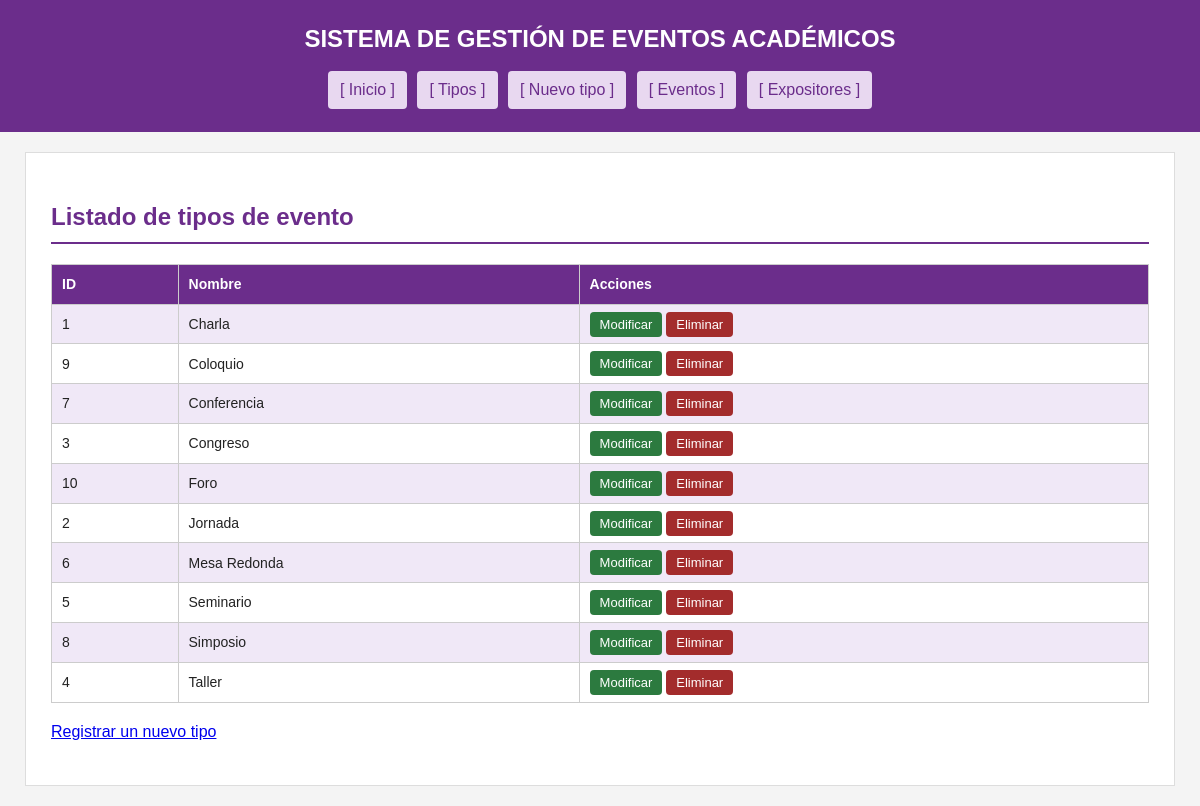
Screenshot of /aplicacion/tipo_evento/listar.php with the database file from the repository.
### tables this page shows
CREATE TABLE `tipo_evento` (
  `id_tipo` int(11) NOT NULL AUTO_INCREMENT,
  `nombre` varchar(80) NOT NULL,
  PRIMARY KEY (`id_tipo`)
);

### aplicacion/tipo_evento/listar.php (the view, shortened to what this page needs)
<?php
require_once "../conexion.php";
$sql = "SELECT id_tipo, nombre FROM tipo_evento ORDER BY nombre";
$stmt = $pdo->query($sql);
$tipos = $stmt->fetchAll();
?>
<!DOCTYPE html>
<html lang="es">
<head>
    <link rel="stylesheet" href="../css/estilos.css">
</head>
<body>
<header>
    <h1>SISTEMA DE GESTIÓN DE EVENTOS ACADÉMICOS</h1>
    <nav>
        <a href="../index.php">[ Inicio ]</a>
        <a href="listar.php">[ Tipos ]</a>
        <a href="alta.php">[ Nuevo tipo ]</a>
        <a href="../evento/listar.php">[ Eventos ]</a>
        <a href="../expositor/listar.php">[ Expositores ]</a>
    </nav>
</header>
<main>
    <h2>Listado de tipos de evento</h2>
    <table>
        <tr>
            <th>ID</th>
            <th>Nombre</th>
            <th>Acciones</th>
        </tr>
        <?php foreach ($tipos as $tipo) { ?>
        <tr>
            <td><?= $tipo['id_tipo'] ?></td>
            <td><?= htmlspecialchars($tipo['nombre']) ?></td>
            <td>
                <a class="btn-editar" href="editar.php?id=<?= $tipo['id_tipo'] ?>">Modificar</a>
                <a class="btn-eliminar" href="eliminar.php?id=<?= $tipo['id_tipo'] ?>">Eliminar</a>
            </td>
        </tr>
        <?php } ?>
    </table>
    <p><a href="alta.php">Registrar un nuevo tipo</a></p>
</main>
</body>
</html>

### aplicacion/css/estilos.css (style rules this page uses)
* { box-sizing: border-box; }
body { font-family: Arial, Helvetica, sans-serif; margin: 0; background-color: #f4f4f4; color: #222; line-height: 1.6; }
header { background-color: #6b2d8b; color: #fff; padding: 20px; text-align: center; }
nav { margin-top: 10px; text-align: center; }
nav a { color: #6b2d8b; background-color: #e8d8f0; padding: 6px 12px; margin: 3px; display: inline-block; text-decoration: none; border-radius: 4px; }
main { max-width: 1150px; margin: 20px auto; background-color: #fff; padding: 25px; border: 1px solid #ddd; }
h1 { margin: 0; font-size: 24px; }
h2 { color: #6b2d8b; border-bottom: 2px solid #6b2d8b; padding-bottom: 6px; }
table { width: 100%; border-collapse: collapse; margin: 15px 0; }
th, td { border: 1px solid #ccc; padding: 8px 10px; text-align: left; font-size: 14px; }
th { background-color: #6b2d8b; color: #fff; }
tr:nth-child(even) { background-color: #f0e8f7; }
.btn-eliminar { background-color: #a32c2c; padding: 5px 10px; color: #fff; text-decoration: none; border-radius: 4px; font-size: 13px; }
.btn-editar { background-color: #2c7a3f; padding: 5px 10px; color: #fff; text-decoration: none; border-radius: 4px; font-size: 13px; }

### rows the page displays
tipo_evento: id_tipo "1", nombre "Charla"
tipo_evento: id_tipo "9", nombre "Coloquio"
tipo_evento: id_tipo "7", nombre "Conferencia"
tipo_evento: id_tipo "3", nombre "Congreso"
tipo_evento: id_tipo "10", nombre "Foro"
tipo_evento: id_tipo "2", nombre "Jornada"
tipo_evento: id_tipo "6", nombre "Mesa Redonda"
tipo_evento: id_tipo "5", nombre "Seminario"
tipo_evento: id_tipo "8", nombre "Simposio"
tipo_evento: id_tipo "4", nombre "Taller"
